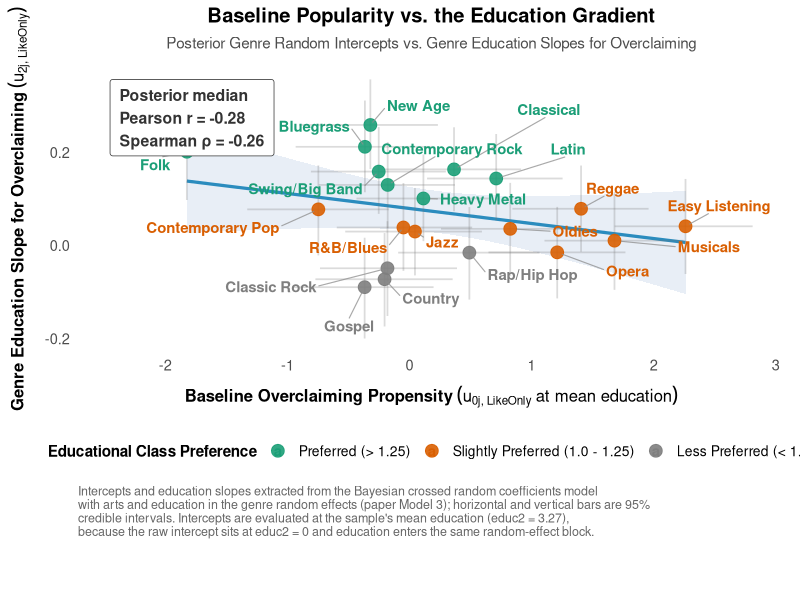

The R source for this figure:
#' @title Figure 8: genre intercepts against genre education slopes
#' @description Education counterpart to Figure 7. For each genre the plot pairs
#'   the random intercept of the overclaiming equation, evaluated at the sample's
#'   mean education, with that genre's total education slope for overclaiming.
#'   Figure 7 asks whether the arts effect is largest where baseline engagement is
#'   lowest (the scarcity reading); this panel asks whether the education gradient
#'   is simply a restatement of baseline popularity.
#'
#'   Reads cache/m11_intercept_educ_genre.csv and
#'   cache/m11_intercept_educ_correlation.csv, both written by
#'   Scripts/main/post_m11_genre_effects.R (paper Model 3 = local Model 11).
#'   Needs no fit in memory and rebuilds in seconds.
#'
#'   Output: Plots/fig8_intercept_vs_education_slope.png

library(ggplot2)
library(ggrepel)
library(dplyr)

genres <- read.csv("cache/m11_intercept_educ_genre.csv", stringsAsFactors = FALSE)
cors <- read.csv("cache/m11_intercept_educ_correlation.csv", stringsAsFactors = FALSE)
stopifnot(nrow(genres) == 20)

r_mean <- cors$Median[cors$Statistic == "Intercept at mean education vs. education slope (Pearson)"]
rho_mean <- cors$Median[cors$Statistic == "Intercept at mean education vs. education slope (Spearman)"]
stopifnot(length(r_mean) == 1, length(rho_mean) == 1)

d <- genres |>
  mutate(
    pref_cat = case_when(
      ratio_col < 1.0 ~ "Less Preferred (< 1.0)",
      ratio_col >= 1.0 & ratio_col <= 1.25 ~ "Slightly Preferred (1.0 - 1.25)",
      ratio_col > 1.25 ~ "Preferred (> 1.25)"
    ),
    pref_cat = factor(
      pref_cat,
      levels = c("Preferred (> 1.25)", "Slightly Preferred (1.0 - 1.25)", "Less Preferred (< 1.0)")
    )
  )

pref_colors <- c(
  "Preferred (> 1.25)"              = "#1b9e77",
  "Slightly Preferred (1.0 - 1.25)" = "#d95f02",
  "Less Preferred (< 1.0)"          = "gray50"
)

p <- ggplot(d, aes(x = u0_med, y = educ_slope_med)) +
  geom_smooth(method = "lm", color = "#2b8cbe", fill = "#a6bddb", alpha = 0.25, linewidth = 1.1) +
  geom_errorbarh(
    aes(xmin = u0_lo, xmax = u0_hi),
    height = 0, linewidth = 0.6, color = "gray45", alpha = 0.25
  ) +
  geom_errorbar(
    aes(ymin = educ_slope_lo, ymax = educ_slope_hi),
    width = 0, linewidth = 0.6, color = "gray45", alpha = 0.25
  ) +
  geom_point(aes(color = pref_cat), size = 4, alpha = 0.9) +
  geom_text_repel(
    aes(label = genre_name, color = pref_cat),
    size = 3.8, fontface = "bold",
    box.padding = 0.7, point.padding = 0.5,
    force = 16, force_pull = 0.2,
    max.overlaps = Inf, min.segment.length = 0,
    segment.color = "gray55", segment.size = 0.4, segment.alpha = 0.75,
    seed = 7
  ) +
  scale_color_manual(values = pref_colors, name = "Educational Class Preference") +
  annotate(
    "label", x = min(d$u0_lo), y = max(d$educ_slope_hi),
    label = sprintf("Posterior median\nPearson r = %.2f\nSpearman \u03c1 = %.2f", r_mean, rho_mean),
    hjust = 0, vjust = 1, size = 4, fontface = "bold",
    fill = "white", color = "gray20", label.padding = unit(0.5, "lines")
  ) +
  theme_minimal(base_size = 13) +
  theme(
    plot.title = element_text(face = "bold", size = 14.5, hjust = 0.5),
    plot.subtitle = element_text(size = 11, hjust = 0.5, color = "gray30", margin = margin(b = 10)),
    plot.caption = element_text(size = 9, color = "gray40", hjust = 0, margin = margin(t = 10)),
    axis.title.x = element_text(face = "bold", size = 12, margin = margin(t = 8)),
    axis.title.y = element_text(face = "bold", size = 12, margin = margin(r = 8)),
    axis.text = element_text(size = 10.5),
    legend.position = "bottom",
    legend.title = element_text(face = "bold", size = 11),
    legend.text = element_text(size = 10),
    panel.grid.minor = element_blank(),
    panel.grid.major = element_blank(),
    plot.margin = margin(t = 5.5, r = 11, b = 44, l = 5.5)
  ) +
  labs(
    title = "Baseline Popularity vs. the Education Gradient",
    subtitle = "Posterior Genre Random Intercepts vs. Genre Education Slopes for Overclaiming",
    x = expression(bold("Baseline Overclaiming Propensity")~(u["0j, LikeOnly"]~"at mean education")),
    y = expression(bold("Genre Education Slope for Overclaiming")~(u["2j, LikeOnly"])),
    caption = paste(
      "Intercepts and education slopes extracted from the Bayesian crossed random coefficients model",
      "with arts and education in the genre random effects (paper Model 3); horizontal and vertical bars are 95%",
      "credible intervals. Intercepts are evaluated at the sample's mean education (educ2 = 3.27),",
      "because the raw intercept sits at educ2 = 0 and education enters the same random-effect block.",
      sep = "\n"
    )
  )

dir.create("Plots", showWarnings = FALSE)
ggsave("Plots/fig8_intercept_vs_education_slope.png", p, width = 9.5, height = 7, dpi = 300, bg = "white")
cat("Saved Plots/fig8_intercept_vs_education_slope.png\n")
print(as.data.frame(d[, c("genre_name", "u0_med", "educ_slope_med", "ratio_col")]))
